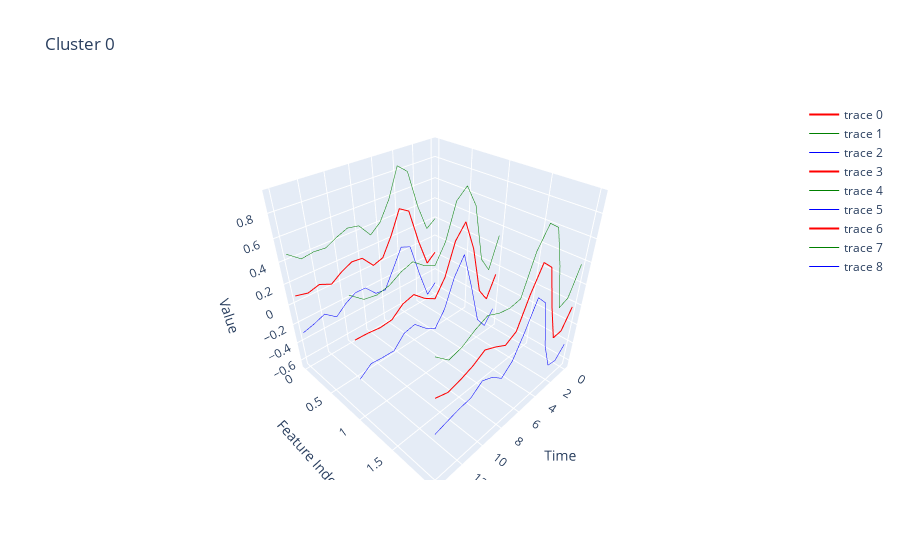
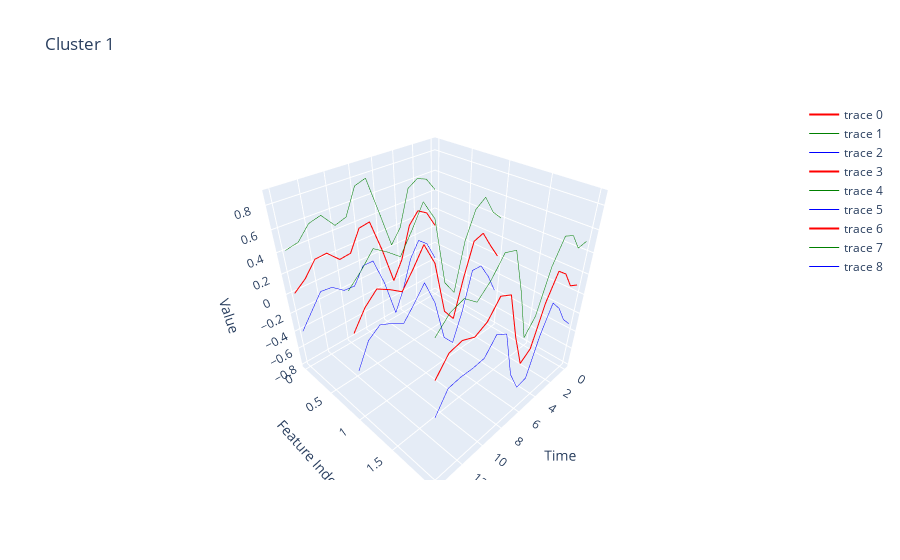
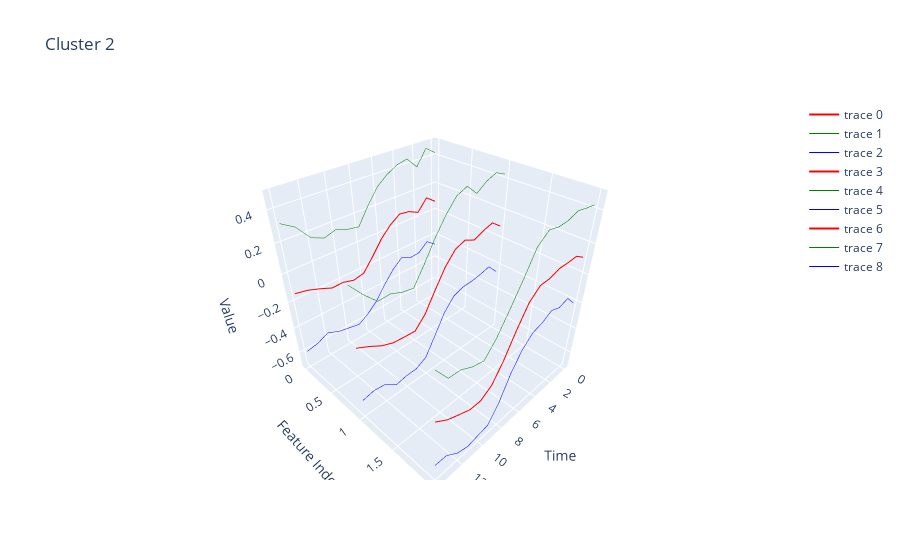
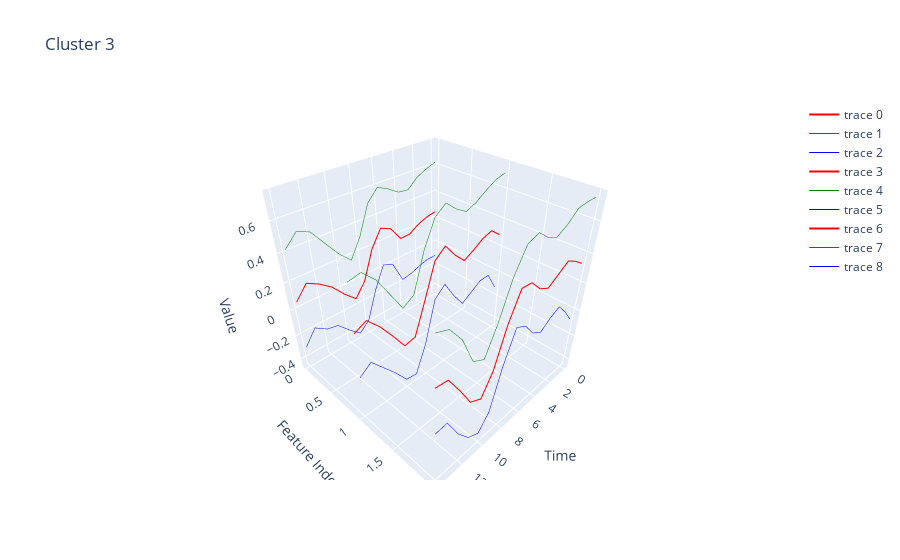

Notebook code for these charts, in order:
### Code cell
reload(utils)
utils.visualizeData(labels_adj,X_cluster_adj)

### Figure 1 — Plotly figure (JSON) as saved in the notebook; plotly's stock layout.template omitted (floating-point values rounded to 4 significant figures)
{"data": [{"line": {"color": "red", "width": 2}, "mode": "lines", "type": "scatter3d", "x": [0, 1, 2, 3, 4, 5, 6, 7, 8, 9, 10, 11, 12, 13, 14], "y": [0, 0, 0, 0, 0, 0, 0, 0, 0, 0, 0, 0, 0, 0, 0], "z": [-0.16, -0.2398, 0.0493, 0.4059, 0.466, 0.2395, 0.05972, 0.02773, 0.149, 0.1608, 0.1108, 0.04042, 0.0911, 0.06167, 0.08985]}, {"line": {"color": "green", "width": 1}, "mode": "lines", "type": "scatter3d", "x": [0, 1, 2, 3, 4, 5, 6, 7, 8, 9, 10, 11, 12, 13, 14], "y": [0, 0, 0, 0, 0, 0, 0, 0, 0, 0, 0, 0, 0, 0, 0], "z": [0.2147, 0.1486, 0.4139, 0.7746, 0.8531, 0.5885, 0.4142, 0.3337, 0.4608, 0.481, 0.4406, 0.3881, 0.3978, 0.382, 0.4698]}, {"line": {"color": "blue", "width": 1}, "mode": "lines", "type": "scatter3d", "x": [0, 1, 2, 3, 4, 5, 6, 7, 8, 9, 10, 11, 12, 13, 14], "y": [0, 0, 0, 0, 0, 0, 0, 0, 0, 0, 0, 0, 0, 0, 0], "z": [-0.5347, -0.6282, -0.3153, 0.03725, 0.07899, -0.1096, -0.2947, -0.2783, -0.1628, -0.1594, -0.2189, -0.3073, -0.2156, -0.2587, -0.2901]}, {"line": {"color": "red", "width": 2}, "mode": "lines", "type": "scatter3d", "x": [0, 1, 2, 3, 4, 5, 6, 7, 8, 9, 10, 11, 12, 13, 14], "y": [1, 1, 1, 1, 1, 1, 1, 1, 1, 1, 1, 1, 1, 1, 1], "z": [-0.06687, -0.2845, -0.1371, 0.3349, 0.6158, 0.4932, 0.2141, 0.06256, 0.1236, 0.216, 0.1881, 0.1036, 0.09386, 0.109, 0.1141]}, {"line": {"color": "green", "width": 1}, "mode": "lines", "type": "scatter3d", "x": [0, 1, 2, 3, 4, 5, 6, 7, 8, 9, 10, 11, 12, 13, 14], "y": [1, 1, 1, 1, 1, 1, 1, 1, 1, 1, 1, 1, 1, 1, 1], "z": [0.326, 0.03119, 0.1876, 0.7128, 0.9048, 0.823, 0.5293, 0.3713, 0.4201, 0.5013, 0.4679, 0.4082, 0.3837, 0.4032, 0.4942]}, {"line": {"color": "blue", "width": 1}, "mode": "lines", "type": "scatter3d", "x": [0, 1, 2, 3, 4, 5, 6, 7, 8, 9, 10, 11, 12, 13, 14], "y": [1, 1, 1, 1, 1, 1, 1, 1, 1, 1, 1, 1, 1, 1, 1], "z": [-0.4598, -0.6003, -0.4618, -0.04301, 0.3269, 0.1635, -0.1011, -0.2462, -0.1729, -0.06936, -0.09173, -0.2009, -0.1959, -0.1851, -0.2661]}, {"line": {"color": "red", "width": 2}, "mode": "lines", "type": "scatter3d", "x": [0, 1, 2, 3, 4, 5, 6, 7, 8, 9, 10, 11, 12, 13, 14], "y": [2, 2, 2, 2, 2, 2, 2, 2, 2, 2, 2, 2, 2, 2, 2], "z": [-0.01752, -0.2015, -0.2071, 0.1466, 0.5551, 0.641, 0.4436, 0.1911, 0.1376, 0.1942, 0.2405, 0.1788, 0.1405, 0.1137, 0.1495]}, {"line": {"color": "green", "width": 1}, "mode": "lines", "type": "scatter3d", "x": [0, 1, 2, 3, 4, 5, 6, 7, 8, 9, 10, 11, 12, 13, 14], "y": [2, 2, 2, 2, 2, 2, 2, 2, 2, 2, 2, 2, 2, 2, 2], "z": [0.3832, 0.1267, 0.09385, 0.5158, 0.8534, 0.9223, 0.7677, 0.4646, 0.4496, 0.4705, 0.516, 0.4715, 0.4081, 0.3801, 0.4798]}, {"line": {"color": "blue", "width": 1}, "mode": "lines", "type": "scatter3d", "x": [0, 1, 2, 3, 4, 5, 6, 7, 8, 9, 10, 11, 12, 13, 14], "y": [2, 2, 2, 2, 2, 2, 2, 2, 2, 2, 2, 2, 2, 2, 2], "z": [-0.4182, -0.5297, -0.508, -0.2227, 0.2568, 0.3597, 0.1194, -0.08246, -0.1745, -0.08201, -0.03496, -0.114, -0.1271, -0.1527, -0.1808]}], "layout": {"scene": {"xaxis": {"title": {"text": "Time"}}, "yaxis": {"title": {"text": "Feature Index"}}, "zaxis": {"title": {"text": "Value"}}}, "title": {"text": "Cluster 0"}}}

### Figure 2 — Plotly figure (JSON) as saved in the notebook; plotly's stock layout.template omitted (floating-point values rounded to 4 significant figures)
{"data": [{"line": {"color": "red", "width": 2}, "mode": "lines", "type": "scatter3d", "x": [0, 1, 2, 3, 4, 5, 6, 7, 8, 9, 10, 11, 12, 13, 14], "y": [0, 0, 0, 0, 0, 0, 0, 0, 0, 0, 0, 0, 0, 0, 0], "z": [0.03895, 0.2194, 0.282, 0.1665, -0.174, -0.3664, 0.03488, 0.3722, 0.3535, 0.149, 0.1356, 0.2478, 0.2387, 0.1005, 0.01008]}, {"line": {"color": "green", "width": 1}, "mode": "lines", "type": "scatter3d", "x": [0, 1, 2, 3, 4, 5, 6, 7, 8, 9, 10, 11, 12, 13, 14], "y": [0, 0, 0, 0, 0, 0, 0, 0, 0, 0, 0, 0, 0, 0, 0], "z": [0.4311, 0.5707, 0.609, 0.5469, 0.1884, 0.04422, 0.4158, 0.7776, 0.7423, 0.5022, 0.466, 0.5981, 0.5671, 0.4455, 0.4201]}, {"line": {"color": "blue", "width": 1}, "mode": "lines", "type": "scatter3d", "x": [0, 1, 2, 3, 4, 5, 6, 7, 8, 9, 10, 11, 12, 13, 14], "y": [0, 0, 0, 0, 0, 0, 0, 0, 0, 0, 0, 0, 0, 0, 0], "z": [-0.3532, -0.1319, -0.04494, -0.2139, -0.5364, -0.777, -0.3461, -0.03322, -0.03536, -0.2041, -0.1949, -0.1024, -0.08965, -0.2444, -0.3999]}, {"line": {"color": "red", "width": 2}, "mode": "lines", "type": "scatter3d", "x": [0, 1, 2, 3, 4, 5, 6, 7, 8, 9, 10, 11, 12, 13, 14], "y": [1, 1, 1, 1, 1, 1, 1, 1, 1, 1, 1, 1, 1, 1, 1], "z": [0.02147, 0.1781, 0.3477, 0.3154, -0.007359, -0.3894, -0.2421, 0.3016, 0.5192, 0.354, 0.204, 0.2819, 0.346, 0.2416, 0.07256]}, {"line": {"color": "green", "width": 1}, "mode": "lines", "type": "scatter3d", "x": [0, 1, 2, 3, 4, 5, 6, 7, 8, 9, 10, 11, 12, 13, 14], "y": [1, 1, 1, 1, 1, 1, 1, 1, 1, 1, 1, 1, 1, 1, 1], "z": [0.4105, 0.5057, 0.6794, 0.61, 0.3653, -0.0989, 0.0591, 0.6905, 0.8652, 0.6812, 0.5137, 0.602, 0.6769, 0.5505, 0.4468]}, {"line": {"color": "blue", "width": 1}, "mode": "lines", "type": "scatter3d", "x": [0, 1, 2, 3, 4, 5, 6, 7, 8, 9, 10, 11, 12, 13, 14], "y": [1, 1, 1, 1, 1, 1, 1, 1, 1, 1, 1, 1, 1, 1, 1], "z": [-0.3675, -0.1495, 0.01593, 0.02085, -0.38, -0.68, -0.5433, -0.08725, 0.1733, 0.0268, -0.1056, -0.03813, 0.01511, -0.06731, -0.3017]}, {"line": {"color": "red", "width": 2}, "mode": "lines", "type": "scatter3d", "x": [0, 1, 2, 3, 4, 5, 6, 7, 8, 9, 10, 11, 12, 13, 14], "y": [2, 2, 2, 2, 2, 2, 2, 2, 2, 2, 2, 2, 2, 2, 2], "z": [0.09405, 0.1438, 0.3108, 0.3887, 0.1582, -0.2265, -0.3049, 0.04396, 0.4745, 0.5238, 0.3828, 0.3284, 0.374, 0.3477, 0.2027]}, {"line": {"color": "green", "width": 1}, "mode": "lines", "type": "scatter3d", "x": [0, 1, 2, 3, 4, 5, 6, 7, 8, 9, 10, 11, 12, 13, 14], "y": [2, 2, 2, 2, 2, 2, 2, 2, 2, 2, 2, 2, 2, 2, 2], "z": [0.5016, 0.4891, 0.6406, 0.6814, 0.4799, 0.09851, -0.03862, 0.4294, 0.81, 0.8415, 0.6982, 0.6013, 0.6883, 0.6507, 0.5415]}, {"line": {"color": "blue", "width": 1}, "mode": "lines", "type": "scatter3d", "x": [0, 1, 2, 3, 4, 5, 6, 7, 8, 9, 10, 11, 12, 13, 14], "y": [2, 2, 2, 2, 2, 2, 2, 2, 2, 2, 2, 2, 2, 2, 2], "z": [-0.3135, -0.2015, -0.0189, 0.09603, -0.1635, -0.5515, -0.5712, -0.3415, 0.139, 0.2061, 0.06736, 0.05549, 0.05971, 0.04471, -0.1361]}], "layout": {"scene": {"xaxis": {"title": {"text": "Time"}}, "yaxis": {"title": {"text": "Feature Index"}}, "zaxis": {"title": {"text": "Value"}}}, "title": {"text": "Cluster 1"}}}

### Figure 3 — Plotly figure (JSON) as saved in the notebook; plotly's stock layout.template omitted (floating-point values rounded to 4 significant figures)
{"data": [{"line": {"color": "red", "width": 2}, "mode": "lines", "type": "scatter3d", "x": [0, 1, 2, 3, 4, 5, 6, 7, 8, 9, 10, 11, 12, 13, 14], "y": [0, 0, 0, 0, 0, 0, 0, 0, 0, 0, 0, 0, 0, 0, 0], "z": [0.0774, 0.1284, 0.0476, 0.08157, 0.09114, 0.04164, -0.03043, -0.1293, -0.221, -0.2382, -0.2155, -0.2179, -0.1824, -0.1526, -0.1357]}, {"line": {"color": "green", "width": 1}, "mode": "lines", "type": "scatter3d", "x": [0, 1, 2, 3, 4, 5, 6, 7, 8, 9, 10, 11, 12, 13, 14], "y": [0, 0, 0, 0, 0, 0, 0, 0, 0, 0, 0, 0, 0, 0, 0], "z": [0.4239, 0.472, 0.3694, 0.4427, 0.4267, 0.3882, 0.331, 0.2341, 0.1193, 0.1328, 0.161, 0.1377, 0.1718, 0.27, 0.3207]}, {"line": {"color": "blue", "width": 1}, "mode": "lines", "type": "scatter3d", "x": [0, 1, 2, 3, 4, 5, 6, 7, 8, 9, 10, 11, 12, 13, 14], "y": [0, 0, 0, 0, 0, 0, 0, 0, 0, 0, 0, 0, 0, 0, 0], "z": [-0.2691, -0.2153, -0.2742, -0.2796, -0.2444, -0.3049, -0.3919, -0.4927, -0.5613, -0.6092, -0.592, -0.5736, -0.5367, -0.5751, -0.592]}, {"line": {"color": "red", "width": 2}, "mode": "lines", "type": "scatter3d", "x": [0, 1, 2, 3, 4, 5, 6, 7, 8, 9, 10, 11, 12, 13, 14], "y": [1, 1, 1, 1, 1, 1, 1, 1, 1, 1, 1, 1, 1, 1, 1], "z": [0.09452, 0.1463, 0.1235, 0.09185, 0.1234, 0.09511, 0.01009, -0.1125, -0.2429, -0.3226, -0.3161, -0.3083, -0.2783, -0.2305, -0.1893]}, {"line": {"color": "green", "width": 1}, "mode": "lines", "type": "scatter3d", "x": [0, 1, 2, 3, 4, 5, 6, 7, 8, 9, 10, 11, 12, 13, 14], "y": [1, 1, 1, 1, 1, 1, 1, 1, 1, 1, 1, 1, 1, 1, 1], "z": [0.4349, 0.4651, 0.4389, 0.3891, 0.4565, 0.4274, 0.3419, 0.2327, 0.1039, -0.01366, 0.0009033, 0.03178, 0.02727, 0.111, 0.211]}, {"line": {"color": "blue", "width": 1}, "mode": "lines", "type": "scatter3d", "x": [0, 1, 2, 3, 4, 5, 6, 7, 8, 9, 10, 11, 12, 13, 14], "y": [1, 1, 1, 1, 1, 1, 1, 1, 1, 1, 1, 1, 1, 1, 1], "z": [-0.2459, -0.1725, -0.1918, -0.2054, -0.2097, -0.2372, -0.3217, -0.4577, -0.5897, -0.6315, -0.6332, -0.6483, -0.5839, -0.572, -0.5895]}, {"line": {"color": "red", "width": 2}, "mode": "lines", "type": "scatter3d", "x": [0, 1, 2, 3, 4, 5, 6, 7, 8, 9, 10, 11, 12, 13, 14], "y": [2, 2, 2, 2, 2, 2, 2, 2, 2, 2, 2, 2, 2, 2, 2], "z": [0.1134, 0.1553, 0.151, 0.1521, 0.129, 0.1265, 0.06168, -0.0701, -0.2214, -0.3399, -0.391, -0.3899, -0.3576, -0.3227, -0.2662]}, {"line": {"color": "green", "width": 1}, "mode": "lines", "type": "scatter3d", "x": [0, 1, 2, 3, 4, 5, 6, 7, 8, 9, 10, 11, 12, 13, 14], "y": [2, 2, 2, 2, 2, 2, 2, 2, 2, 2, 2, 2, 2, 2, 2], "z": [0.4287, 0.4373, 0.4511, 0.4274, 0.4229, 0.4379, 0.3798, 0.2373, 0.1052, -0.019, -0.1084, -0.09019, -0.05104, -0.0437, 0.06583]}, {"line": {"color": "blue", "width": 1}, "mode": "lines", "type": "scatter3d", "x": [0, 1, 2, 3, 4, 5, 6, 7, 8, 9, 10, 11, 12, 13, 14], "y": [2, 2, 2, 2, 2, 2, 2, 2, 2, 2, 2, 2, 2, 2, 2], "z": [-0.2019, -0.1268, -0.149, -0.1233, -0.165, -0.185, -0.2564, -0.3775, -0.548, -0.6609, -0.6735, -0.6896, -0.6641, -0.6017, -0.5982]}], "layout": {"scene": {"xaxis": {"title": {"text": "Time"}}, "yaxis": {"title": {"text": "Feature Index"}}, "zaxis": {"title": {"text": "Value"}}}, "title": {"text": "Cluster 2"}}}

### Figure 4 — Plotly figure (JSON) as saved in the notebook; plotly's stock layout.template omitted (floating-point values rounded to 4 significant figures)
{"data": [{"line": {"color": "red", "width": 2}, "mode": "lines", "type": "scatter3d", "x": [0, 1, 2, 3, 4, 5, 6, 7, 8, 9, 10, 11, 12, 13, 14], "y": [0, 0, 0, 0, 0, 0, 0, 0, 0, 0, 0, 0, 0, 0, 0], "z": [0.2582, 0.2451, 0.2178, 0.172, 0.1696, 0.2758, 0.3105, 0.1879, -0.02385, -0.1274, -0.04823, 0.05002, 0.1135, 0.16, 0.06351]}, {"line": {"color": "green", "width": 1}, "mode": "lines", "type": "scatter3d", "x": [0, 1, 2, 3, 4, 5, 6, 7, 8, 9, 10, 11, 12, 13, 14], "y": [0, 0, 0, 0, 0, 0, 0, 0, 0, 0, 0, 0, 0, 0, 0], "z": [0.6228, 0.5976, 0.5636, 0.5007, 0.5091, 0.556, 0.5918, 0.5137, 0.313, 0.176, 0.2568, 0.3633, 0.472, 0.5053, 0.424]}, {"line": {"color": "blue", "width": 1}, "mode": "lines", "type": "scatter3d", "x": [0, 1, 2, 3, 4, 5, 6, 7, 8, 9, 10, 11, 12, 13, 14], "y": [0, 0, 0, 0, 0, 0, 0, 0, 0, 0, 0, 0, 0, 0, 0], "z": [-0.1064, -0.1073, -0.1281, -0.1567, -0.17, -0.004436, 0.02925, -0.138, -0.3607, -0.4309, -0.3533, -0.2632, -0.2449, -0.1852, -0.297]}, {"line": {"color": "red", "width": 2}, "mode": "lines", "type": "scatter3d", "x": [0, 1, 2, 3, 4, 5, 6, 7, 8, 9, 10, 11, 12, 13, 14], "y": [1, 1, 1, 1, 1, 1, 1, 1, 1, 1, 1, 1, 1, 1, 1], "z": [0.2957, 0.3544, 0.3322, 0.2844, 0.2457, 0.3192, 0.4143, 0.352, 0.1172, -0.1069, -0.125, 0.0001693, 0.1176, 0.2097, 0.1704]}, {"line": {"color": "green", "width": 1}, "mode": "lines", "type": "scatter3d", "x": [0, 1, 2, 3, 4, 5, 6, 7, 8, 9, 10, 11, 12, 13, 14], "y": [1, 1, 1, 1, 1, 1, 1, 1, 1, 1, 1, 1, 1, 1, 1], "z": [0.7052, 0.6872, 0.6466, 0.599, 0.5699, 0.6126, 0.6758, 0.621, 0.4532, 0.2025, 0.1541, 0.2891, 0.4229, 0.5056, 0.4889]}, {"line": {"color": "blue", "width": 1}, "mode": "lines", "type": "scatter3d", "x": [0, 1, 2, 3, 4, 5, 6, 7, 8, 9, 10, 11, 12, 13, 14], "y": [1, 1, 1, 1, 1, 1, 1, 1, 1, 1, 1, 1, 1, 1, 1], "z": [-0.1138, 0.02171, 0.01781, -0.03028, -0.07854, 0.02585, 0.1529, 0.08302, -0.2188, -0.4163, -0.4041, -0.2887, -0.1878, -0.08619, -0.148]}, {"line": {"color": "red", "width": 2}, "mode": "lines", "type": "scatter3d", "x": [0, 1, 2, 3, 4, 5, 6, 7, 8, 9, 10, 11, 12, 13, 14], "y": [2, 2, 2, 2, 2, 2, 2, 2, 2, 2, 2, 2, 2, 2, 2], "z": [0.3358, 0.3862, 0.424, 0.3769, 0.3307, 0.3688, 0.4459, 0.4538, 0.2772, 0.02222, -0.1166, -0.07409, 0.07245, 0.206, 0.2185]}, {"line": {"color": "green", "width": 1}, "mode": "lines", "type": "scatter3d", "x": [0, 1, 2, 3, 4, 5, 6, 7, 8, 9, 10, 11, 12, 13, 14], "y": [2, 2, 2, 2, 2, 2, 2, 2, 2, 2, 2, 2, 2, 2, 2], "z": [0.7353, 0.7361, 0.7287, 0.6694, 0.6311, 0.6624, 0.7197, 0.6955, 0.5546, 0.333, 0.1613, 0.2044, 0.3904, 0.4982, 0.5304]}, {"line": {"color": "blue", "width": 1}, "mode": "lines", "type": "scatter3d", "x": [0, 1, 2, 3, 4, 5, 6, 7, 8, 9, 10, 11, 12, 13, 14], "y": [2, 2, 2, 2, 2, 2, 2, 2, 2, 2, 2, 2, 2, 2, 2], "z": [-0.06378, 0.03636, 0.1193, 0.08445, 0.03026, 0.07507, 0.1721, 0.2121, -0.0001821, -0.2885, -0.3945, -0.3525, -0.2455, -0.08615, -0.09343]}], "layout": {"scene": {"xaxis": {"title": {"text": "Time"}}, "yaxis": {"title": {"text": "Feature Index"}}, "zaxis": {"title": {"text": "Value"}}}, "title": {"text": "Cluster 3"}}}
